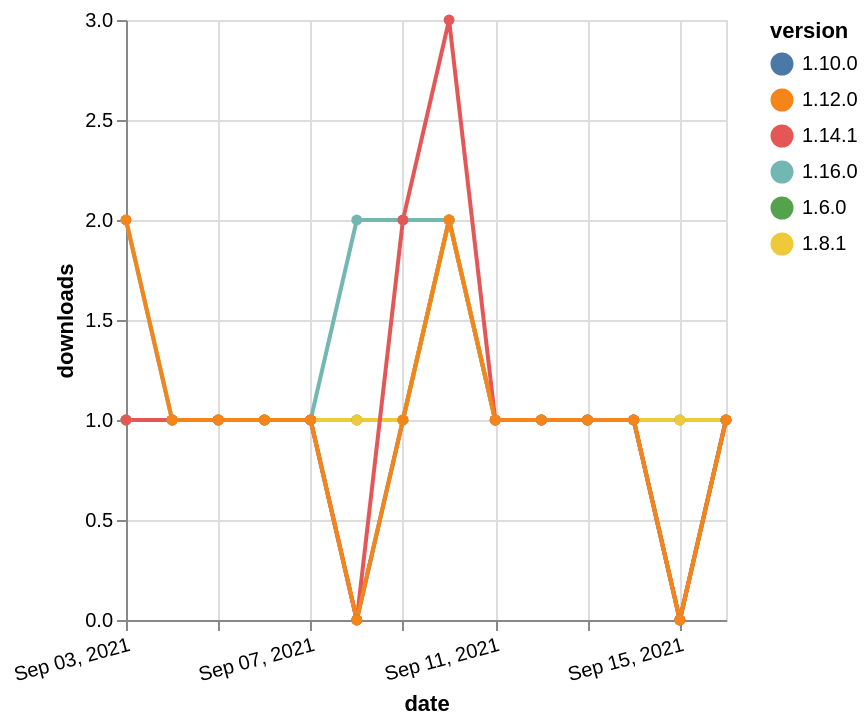

Describe this chart as a Vega-Lite specification.
### Vega-Lite specification from a JSON file in a GitHub repository (floating-point values rounded to 4 significant figures)
{"$schema": "https://vega.github.io/schema/vega-lite/v5.json", "description": "A simple bar chart with embedded data.", "data": {"values": [{"date": "2021-09-03", "total": 249, "delta": 1, "version": "1.6.0"}, {"date": "2021-09-04", "total": 250, "delta": 1, "version": "1.6.0"}, {"date": "2021-09-05", "total": 251, "delta": 1, "version": "1.6.0"}, {"date": "2021-09-06", "total": 252, "delta": 1, "version": "1.6.0"}, {"date": "2021-09-07", "total": 253, "delta": 1, "version": "1.6.0"}, {"date": "2021-09-08", "total": 254, "delta": 1, "version": "1.6.0"}, {"date": "2021-09-09", "total": 255, "delta": 1, "version": "1.6.0"}, {"date": "2021-09-10", "total": 257, "delta": 2, "version": "1.6.0"}, {"date": "2021-09-11", "total": 258, "delta": 1, "version": "1.6.0"}, {"date": "2021-09-12", "total": 259, "delta": 1, "version": "1.6.0"}, {"date": "2021-09-13", "total": 260, "delta": 1, "version": "1.6.0"}, {"date": "2021-09-14", "total": 261, "delta": 1, "version": "1.6.0"}, {"date": "2021-09-15", "total": 262, "delta": 1, "version": "1.6.0"}, {"date": "2021-09-16", "total": 263, "delta": 1, "version": "1.6.0"}, {"date": "2021-09-03", "total": 187, "delta": 1, "version": "1.10.0"}, {"date": "2021-09-04", "total": 188, "delta": 1, "version": "1.10.0"}, {"date": "2021-09-05", "total": 189, "delta": 1, "version": "1.10.0"}, {"date": "2021-09-06", "total": 190, "delta": 1, "version": "1.10.0"}, {"date": "2021-09-07", "total": 191, "delta": 1, "version": "1.10.0"}, {"date": "2021-09-08", "total": 191, "delta": 0, "version": "1.10.0"}, {"date": "2021-09-09", "total": 192, "delta": 1, "version": "1.10.0"}, {"date": "2021-09-10", "total": 194, "delta": 2, "version": "1.10.0"}, {"date": "2021-09-11", "total": 195, "delta": 1, "version": "1.10.0"}, {"date": "2021-09-12", "total": 196, "delta": 1, "version": "1.10.0"}, {"date": "2021-09-13", "total": 197, "delta": 1, "version": "1.10.0"}, {"date": "2021-09-14", "total": 198, "delta": 1, "version": "1.10.0"}, {"date": "2021-09-15", "total": 198, "delta": 0, "version": "1.10.0"}, {"date": "2021-09-16", "total": 199, "delta": 1, "version": "1.10.0"}, {"date": "2021-09-03", "total": 126, "delta": 2, "version": "1.16.0"}, {"date": "2021-09-04", "total": 127, "delta": 1, "version": "1.16.0"}, {"date": "2021-09-05", "total": 128, "delta": 1, "version": "1.16.0"}, {"date": "2021-09-06", "total": 129, "delta": 1, "version": "1.16.0"}, {"date": "2021-09-07", "total": 130, "delta": 1, "version": "1.16.0"}, {"date": "2021-09-08", "total": 132, "delta": 2, "version": "1.16.0"}, {"date": "2021-09-09", "total": 134, "delta": 2, "version": "1.16.0"}, {"date": "2021-09-10", "total": 136, "delta": 2, "version": "1.16.0"}, {"date": "2021-09-11", "total": 137, "delta": 1, "version": "1.16.0"}, {"date": "2021-09-12", "total": 138, "delta": 1, "version": "1.16.0"}, {"date": "2021-09-13", "total": 139, "delta": 1, "version": "1.16.0"}, {"date": "2021-09-14", "total": 140, "delta": 1, "version": "1.16.0"}, {"date": "2021-09-15", "total": 140, "delta": 0, "version": "1.16.0"}, {"date": "2021-09-16", "total": 141, "delta": 1, "version": "1.16.0"}, {"date": "2021-09-03", "total": 200, "delta": 1, "version": "1.8.1"}, {"date": "2021-09-04", "total": 201, "delta": 1, "version": "1.8.1"}, {"date": "2021-09-05", "total": 202, "delta": 1, "version": "1.8.1"}, {"date": "2021-09-06", "total": 203, "delta": 1, "version": "1.8.1"}, {"date": "2021-09-07", "total": 204, "delta": 1, "version": "1.8.1"}, {"date": "2021-09-08", "total": 205, "delta": 1, "version": "1.8.1"}, {"date": "2021-09-09", "total": 206, "delta": 1, "version": "1.8.1"}, {"date": "2021-09-10", "total": 208, "delta": 2, "version": "1.8.1"}, {"date": "2021-09-11", "total": 209, "delta": 1, "version": "1.8.1"}, {"date": "2021-09-12", "total": 210, "delta": 1, "version": "1.8.1"}, {"date": "2021-09-13", "total": 211, "delta": 1, "version": "1.8.1"}, {"date": "2021-09-14", "total": 212, "delta": 1, "version": "1.8.1"}, {"date": "2021-09-15", "total": 213, "delta": 1, "version": "1.8.1"}, {"date": "2021-09-16", "total": 214, "delta": 1, "version": "1.8.1"}, {"date": "2021-09-03", "total": 196, "delta": 1, "version": "1.14.1"}, {"date": "2021-09-04", "total": 197, "delta": 1, "version": "1.14.1"}, {"date": "2021-09-05", "total": 198, "delta": 1, "version": "1.14.1"}, {"date": "2021-09-06", "total": 199, "delta": 1, "version": "1.14.1"}, {"date": "2021-09-07", "total": 200, "delta": 1, "version": "1.14.1"}, {"date": "2021-09-08", "total": 200, "delta": 0, "version": "1.14.1"}, {"date": "2021-09-09", "total": 202, "delta": 2, "version": "1.14.1"}, {"date": "2021-09-10", "total": 205, "delta": 3, "version": "1.14.1"}, {"date": "2021-09-11", "total": 206, "delta": 1, "version": "1.14.1"}, {"date": "2021-09-12", "total": 207, "delta": 1, "version": "1.14.1"}, {"date": "2021-09-13", "total": 208, "delta": 1, "version": "1.14.1"}, {"date": "2021-09-14", "total": 209, "delta": 1, "version": "1.14.1"}, {"date": "2021-09-15", "total": 209, "delta": 0, "version": "1.14.1"}, {"date": "2021-09-16", "total": 210, "delta": 1, "version": "1.14.1"}, {"date": "2021-09-03", "total": 173, "delta": 2, "version": "1.12.0"}, {"date": "2021-09-04", "total": 174, "delta": 1, "version": "1.12.0"}, {"date": "2021-09-05", "total": 175, "delta": 1, "version": "1.12.0"}, {"date": "2021-09-06", "total": 176, "delta": 1, "version": "1.12.0"}, {"date": "2021-09-07", "total": 177, "delta": 1, "version": "1.12.0"}, {"date": "2021-09-08", "total": 177, "delta": 0, "version": "1.12.0"}, {"date": "2021-09-09", "total": 178, "delta": 1, "version": "1.12.0"}, {"date": "2021-09-10", "total": 180, "delta": 2, "version": "1.12.0"}, {"date": "2021-09-11", "total": 181, "delta": 1, "version": "1.12.0"}, {"date": "2021-09-12", "total": 182, "delta": 1, "version": "1.12.0"}, {"date": "2021-09-13", "total": 183, "delta": 1, "version": "1.12.0"}, {"date": "2021-09-14", "total": 184, "delta": 1, "version": "1.12.0"}, {"date": "2021-09-15", "total": 184, "delta": 0, "version": "1.12.0"}, {"date": "2021-09-16", "total": 185, "delta": 1, "version": "1.12.0"}]}, "width": "container", "mark": {"type": "line", "point": {"filled": true}}, "encoding": {"x": {"field": "date", "type": "temporal", "timeUnit": "yearmonthdate", "title": "date", "axis": {"labelAngle": -15}}, "y": {"field": "delta", "type": "quantitative", "title": "downloads"}, "color": {"field": "version", "type": "nominal"}, "tooltip": {"field": "delta"}}}
